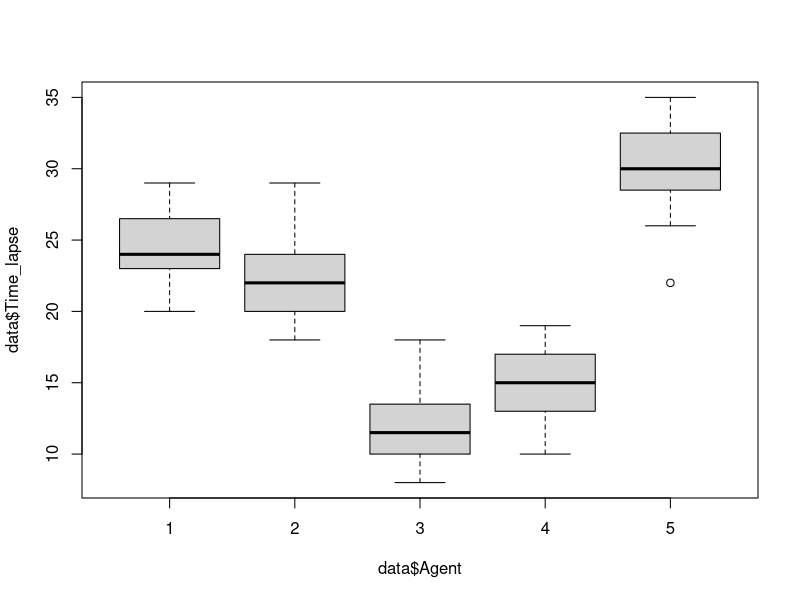
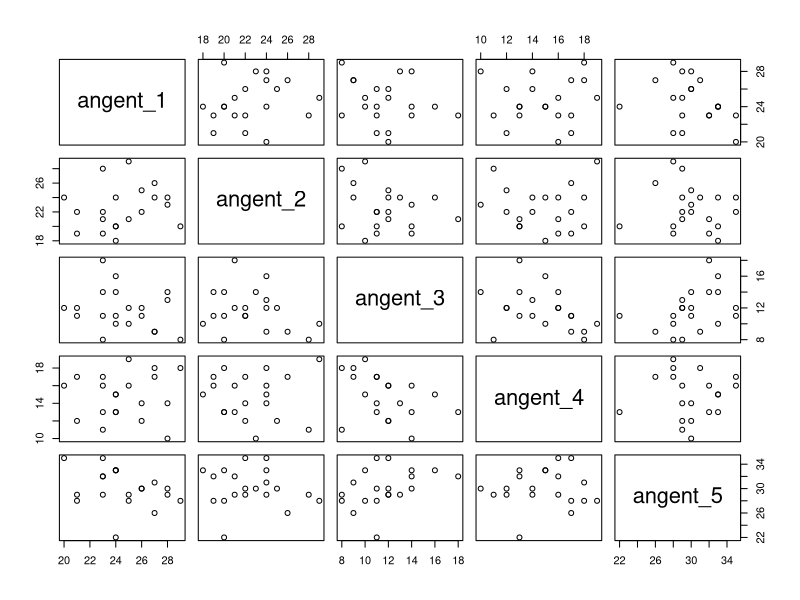
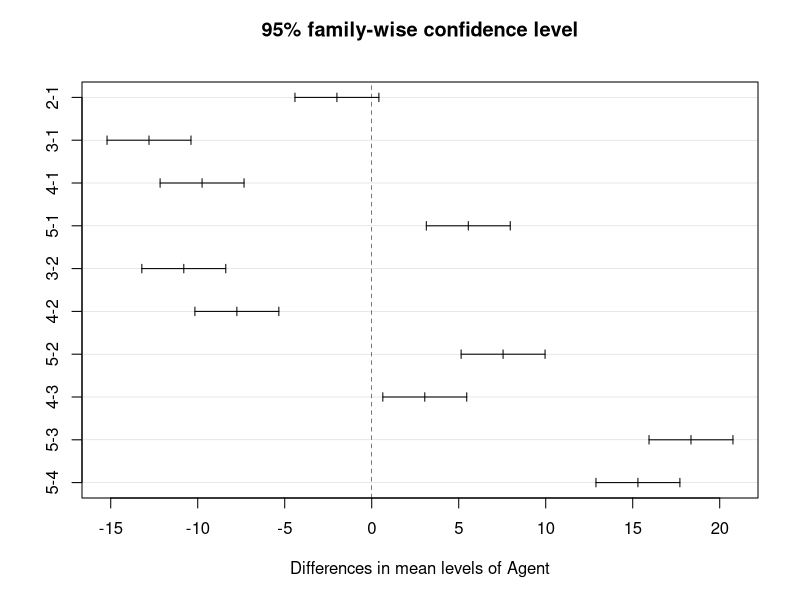
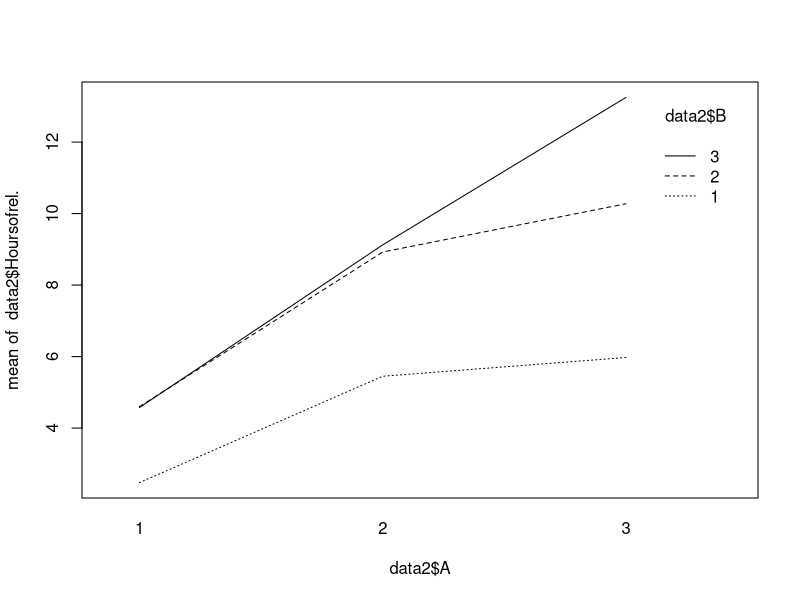

Here is the R script that generated these plots, in order:
## ---- chunk 1
knitr::opts_chunk$set(echo = TRUE)
## ---- chunk 2
# read the data
setwd("C:/Users/cheny/Desktop/study/second term/Advanced Data Analysis/homework/homework three")
data <- read.table("sofdrink.txt",header = TRUE)
## ---- chunk 3
# boxplot
boxplot(data$Time_lapse~data$Agent)
## ---- chunk 4
data$Agent <- as.factor(data$Agent)
# anova table
oneway_anove <- aov(formula = Time_lapse~Agent, data = data)
summary(oneway_anove)
## ---- chunk 5
# use the Tukey procedure
tk <- TukeyHSD(oneway_anove)
tk
## ---- chunk 6
angent_1 <- data$Time_lapse[data$Agent==1]
angent_2 <- data$Time_lapse[data$Agent==2]
angent_3 <- data$Time_lapse[data$Agent==3]
angent_4 <- data$Time_lapse[data$Agent==4]
angent_5 <- data$Time_lapse[data$Agent==5]
pair_compare <- as.data.frame(cbind(angent_1,angent_2,angent_3,angent_4,angent_5))
pairs(pair_compare[1:5], pch = 21)
## ---- chunk 7
plot(tk)
## ---- chunk 8
data_new <- data[(data$Agent == 1 | data$Agent == 3 | data$Agent == 5),]

summary(aov(formula = Time_lapse~Agent, data = data_new))



bonftest <- pairwise.t.test(data_new$Time_lapse,data_new$Agent,pool.sd = TRUE, p.adjust.method='bonf')
bonftest
## ---- chunk 9
# first Let calculate the mean of L hat
E_L_hat <- (1/2) * mean(angent_1) + (1/2) * mean(angent_2) - (1/2) * mean(angent_3) -(1/2) * mean(angent_4) 
# scond we need to find the value of mse in this situation
data_d_1 <- data[(data$Agent == 1 | data$Agent ==2 | data$Agent == 3 | data$Agent == 4),]
summary(aov(Time_lapse~Agent,data = data_d_1))
mse <- 7

# calcualte standard deviation of L hat
se_L_hat <- sqrt(mse)*sqrt( ((1/2)^2/20)*4)
                
cat('lower bond is:',(E_L_hat - se_L_hat * qt(p=0.975,df = 80-4)))      
cat('\n','upper bond is:',(E_L_hat + se_L_hat * qt(p=0.975,df = 80-4)))
## ---- chunk 10
# first Let calculate the mean of L hat
E_L_hat <-  mean(angent_1) - mean(angent_2) 
# scond we need to find the value of mse in this situation
data_e_1 <- data[(data$Agent == 1 | data$Agent ==2),]
summary(aov(Time_lapse~Agent,data = data_e_1))
mse <- 7.52

# calcualte standard deviation of L hat
se_L_hat <- sqrt(mse)*sqrt((1/20)*2)
                
cat('lower bond is:',(E_L_hat - se_L_hat * qt(p=0.975,df = 40-2)))      
cat('\n','upper bond is:',(E_L_hat + se_L_hat * qt(p=0.975,df = 40-2)))
## ---- chunk 11
# first Let calculate the mean of L hat
E_L_hat <-  (1/2)* mean(angent_1) + (1/2)* mean(angent_2) - mean(angent_5)
# scond we need to find the value of mse in this situation
data_e_2 <- data[(data$Agent == 1 | data$Agent ==2 | data$Agent == 5),]
summary(aov(Time_lapse~Agent,data = data_e_2))
mse <- 8.21

# calcualte standard deviation of L hat
se_L_hat <- sqrt(mse)*sqrt(((1/2)^2/20)*2 + 1/20)
                
cat('lower bond is:',(E_L_hat - se_L_hat * qt(p= 1 - (0.05/3)/2,df = 60-3)))      
cat('\n','upper bond is:',(E_L_hat + se_L_hat * qt(p= 1 - (0.05/3)/2,df = 60-3)))
## ---- chunk 12
# first Let calculate the mean of L hat
E_L_hat <-  (1/2)* mean(angent_3) + (1/2)* mean(angent_4) - mean(angent_5)
# scond we need to find the value of mse in this situation
data_e_2 <- data[(data$Agent == 3 | data$Agent == 4 | data$Agent == 5),]
summary(aov(Time_lapse~Agent,data = data_e_2))
mse <- 7.5

# calcualte standard deviation of L hat
se_L_hat <- sqrt(mse)*sqrt(((1/2)^2/20)*2 + 1/20)
                
cat('lower bond is:',(E_L_hat - se_L_hat * qt(p= 1 - (0.05/3)/2,df = 60-3)))      
cat('\n','upper bond is:',(E_L_hat + se_L_hat * qt(p= 1 - (0.05/3)/2,df = 60-3)))
## ---- chunk 13
E_L <- 0.25*mean(angent_1) + 0.2 * mean(angent_2) + 0.2*mean(angent_3) + 0.2 * mean(angent_4) + 0.15 * mean(angent_5)

var_L <-  0.25^2 * var (angent_1) + 0.2^2 * var(angent_2) + 0.2^2 * var(angent_3) + 0.2^2 * var(angent_4) + 0.15^2 * var(angent_5)

sd_L <- sqrt(var_L)

cat('lower bond is:',(E_L-sd_L*qt(p = 0.975,df=96)))
cat('\n','upper bond is:',(E_L+sd_L*qt(p = 0.975,df=96)))
## ---- chunk 14
data2 <- read.table("Hayfever.txt",header = TRUE)
data2$A <- as.factor(data2$A)
data2$B <- as.factor(data2$B)
## ---- chunk 15
# interaction plot
interaction.plot(data2$A,data2$B,data2$Hoursofrel.)
## ---- chunk 16
summary(aov(data2$Hoursofrel. ~ data2$A*data2$B))
## ---- chunk 17
summary(aov(data2$Hoursofrel. ~ data2$A+data2$B))
## ---- chunk 18
fit <- lm(data2$Hoursofrel.~data2$A*data2$B)
summary(fit)
## ---- chunk 19
cat('\n the mean of u23 is:' ,2.4750 + 2.9750 + 2.1000 + 1.5750) 
cat('\n variance of u23 is:', 0.1735^2 + 0.1735^2 + 0.2453^2 )
cat('\n standard deviation of u23 is:',sqrt(0.1203766))
cat('\n the upper bond of CI is:', 9.125 + qt(p = 0.975,df = 3) * 0.3469533)
cat('\n the lower bond of CI is:', 9.125 - qt(p = 0.975,df = 3) * 0.3469533)
## ---- chunk 20
cat('\n the mean of L is:',2.4750  + 2.1250)
cat('\n the standard deviation is:',0.1735^2 + 0.1227^2)
cat('\n the upper bond of CI is:', 4.6 + qt(p = 0.975,df = 3) * 0.04515754)
cat('\n the lower bond of CI is:', 4.6 - qt(p = 0.975,df = 3) * 0.04515754)
